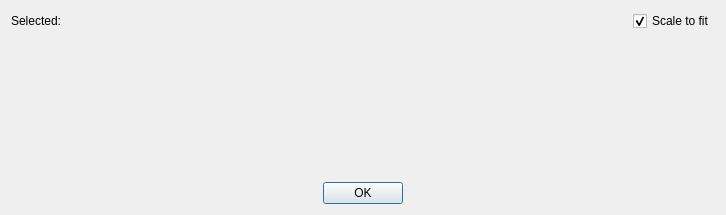
<?xml version="1.0" encoding="UTF-8"?>
<ui version="4.0">
 <class>PointInfo</class>
 <widget class="QDialog" name="PointInfo">
  <property name="enabled">
   <bool>true</bool>
  </property>
  <property name="geometry">
   <rect>
    <x>0</x>
    <y>0</y>
    <width>726</width>
    <height>215</height>
   </rect>
  </property>
  <property name="windowTitle">
   <string>Point</string>
  </property>
  <layout class="QVBoxLayout" name="verticalLayoutPoint">
   <property name="sizeConstraint">
    <enum>QLayout::SetDefaultConstraint</enum>
   </property>
   <item>
    <layout class="QHBoxLayout" name="horizontalLayout">
     <item>
      <widget class="QLabel" name="infoText">
       <property name="sizePolicy">
        <sizepolicy hsizetype="Expanding" vsizetype="Fixed">
         <horstretch>0</horstretch>
         <verstretch>0</verstretch>
        </sizepolicy>
       </property>
       <property name="text">
        <string>Selected:</string>
       </property>
      </widget>
     </item>
     <item>
      <widget class="QCheckBox" name="shouldScale">
       <property name="text">
        <string>Scale to fit</string>
       </property>
       <property name="checked">
        <bool>true</bool>
       </property>
       <property name="tristate">
        <bool>false</bool>
       </property>
      </widget>
     </item>
    </layout>
   </item>
   <item>
    <widget class="lvr2::LVRPlotter" name="plotter" native="true"/>
   </item>
   <item>
    <widget class="QDialogButtonBox" name="buttonBox">
     <property name="orientation">
      <enum>Qt::Horizontal</enum>
     </property>
     <property name="standardButtons">
      <set>QDialogButtonBox::Ok</set>
     </property>
     <property name="centerButtons">
      <bool>true</bool>
     </property>
    </widget>
   </item>
  </layout>
 </widget>
 <customwidgets>
  <customwidget>
   <class>lvr2::LVRPlotter</class>
   <extends>QWidget</extends>
   <header>../../../../src/tools/viewer/widgets/LVRPlotter.hpp</header>
  </customwidget>
 </customwidgets>
 <resources/>
 <connections>
  <connection>
   <sender>buttonBox</sender>
   <signal>rejected()</signal>
   <receiver>PointInfo</receiver>
   <slot>reject()</slot>
   <hints>
    <hint type="sourcelabel">
     <x>316</x>
     <y>260</y>
    </hint>
    <hint type="destinationlabel">
     <x>286</x>
     <y>274</y>
    </hint>
   </hints>
  </connection>
  <connection>
   <sender>buttonBox</sender>
   <signal>accepted()</signal>
   <receiver>PointInfo</receiver>
   <slot>accept()</slot>
   <hints>
    <hint type="sourcelabel">
     <x>248</x>
     <y>254</y>
    </hint>
    <hint type="destinationlabel">
     <x>157</x>
     <y>274</y>
    </hint>
   </hints>
  </connection>
 </connections>
</ui>
